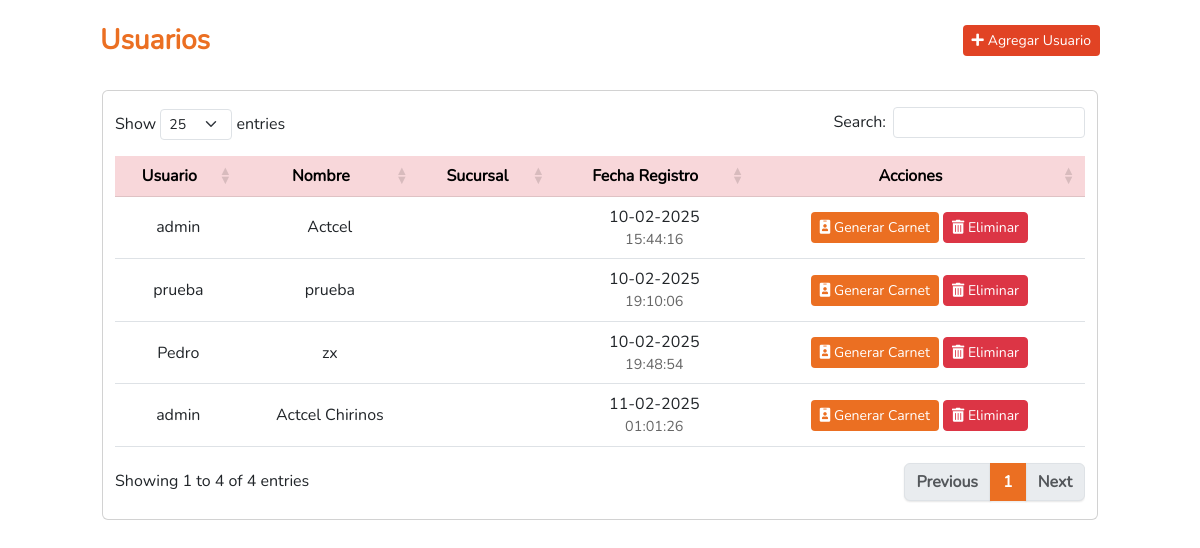
Before: / with the older database file.
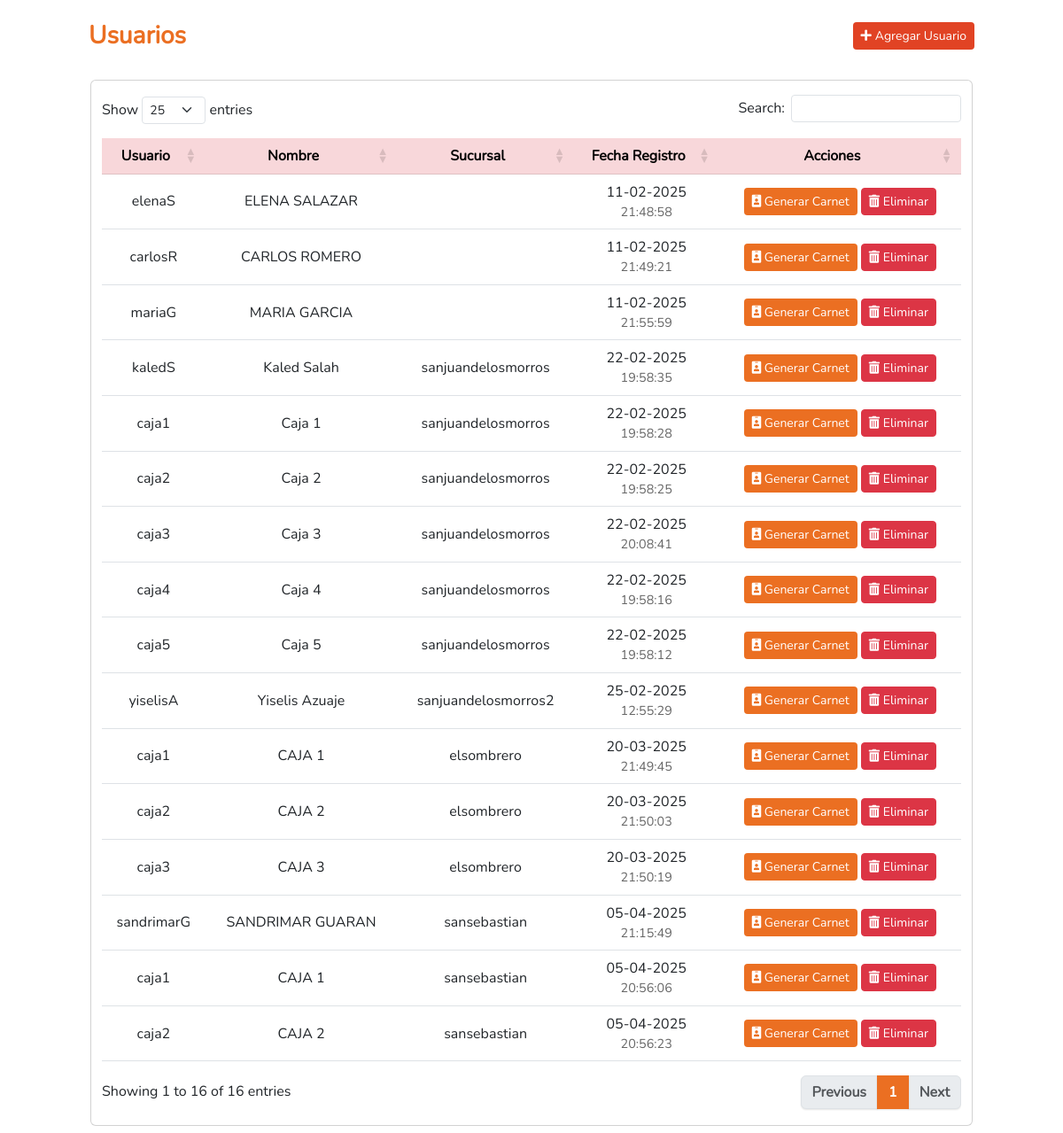
After: the same page with the newer database file.
### tables this page shows
CREATE TABLE `usuarios` (
  `id` int(11) NOT NULL,
  `nombre` varchar(100) NOT NULL,
  `usuario` varchar(50) NOT NULL,
  `password` varchar(20) NOT NULL,
  `cargo` varchar(50) NOT NULL,
  `sucursal` varchar(50) NOT NULL,
  `fecha_creacion` timestamp NOT NULL DEFAULT current_timestamp() ON UPDATE current_timestamp()
);

### crud_user.php (called while the page is built, shortened)
<?php
    $objeto = new Conexion();
    $conexion = $objeto->Conectar();
    $read_users = $conexion->prepare("SELECT * FROM usuarios");
    $read_users->execute();
    $lista_usuarios = $read_users->fetchAll(PDO::FETCH_ASSOC);
?>

### index.php (the view, shortened to what this page needs)
<?php
include("crud_user.php");
include("header.php");
?>
<section class="col-md-10 mx-auto my-4">
    <div class="d-flex flex-column flex-md-row justify-content-between align-items-center ml-3">
        <h2 class="mb-4 mb-md-0 h3 text-center fw-bold text-arabito">Usuarios</h2>
        <a href="create_user.php" class="btn btn-agregar btn-sm info" tabindex="1"><i class="fa fa-plus me-1"></i>Agregar Usuario</a>
    </div>
</section>
<section class="content">
    <div class="row">
        <div class="col-md-10 mx-auto">
            <div class="card my-2">
                <div class="container-fluid my-3">
                    <div class="table-responsive">
                        <table id="table" class="table table-hover nowrap custom-table" cellspacing="0" style="width:100%">
                            <thead class="table-danger">
                                <tr>
                                    <th class="text-center">Usuario</th>
                                    <th class="text-center">Nombre</th>
                                    <th class="text-center">Sucursal</th>
                                    <th class="text-center">Fecha Registro</th>
                                    <th class="text-center">Acciones</th>
                                </tr>
                            </thead>
                            <tbody>
                                <?php foreach ($lista_usuarios as $usuario): ?>
                                    <?php
                                        $fecha = date('d-m-Y', strtotime($usuario['fecha_creacion']));
                                        $hora = date('H:i:s', strtotime($usuario['fecha_creacion']));
                                    ?>
                                    <tr class='text-center tr_edit' data-href="update_user.php?id_usuario=<?= $usuario['id'] ?>">
                                        <td style="vertical-align: middle;"> <?= $usuario['usuario'] ?> </td>
                                        <td style="vertical-align: middle;"> <?= $usuario['nombre'] ?> </td>
                                        <td style="vertical-align: middle;"> <?= $usuario['sucursal'] ?> </td>
                                        <td style="vertical-align: middle;">
                                            <div><?= $fecha ?></div>
                                            <div class="hora"><?= $hora ?></div>
                                        </td>
                                        <td style="vertical-align: middle;">
                                            <button class="btn btn-arabito btn-sm btn-barcode"
                                                    data-usuario="<?= $usuario['usuario'] ?>"
                                                    data-password="<?= $usuario['password'] ?>"
                                                    data-nombre="<?= $usuario['nombre'] ?>"
                                                    data-cargo="<?= $usuario['cargo'] ?>">
                                                <i class="fas fa-id-badge"></i> Generar Carnet
                                            </button>
                                            <a class="btn btn-danger btn-sm" href="javascript:eliminar(<?= $usuario['id'] ?>);" role="button">
                                                <i class="fas fa-trash-alt"></i> Eliminar
                                            </a>
                                        </td>
                                    </tr>
                                <?php endforeach; ?>
                            </tbody>
                        </table>
                    </div>
                </div>
            </div>
        </div>
    </div>
</section>
<?php include("footer.php") ?>

### header.php (shortened to what this page needs)
<!DOCTYPE html>
<html lang="en">
    <head>
        <link rel="stylesheet" href="plugins/bootstrap/css/bootstrap.min.css">
        <link rel="stylesheet" type="text/css" href="plugins/fontawesome/css/all.min.css">
        <link rel="stylesheet" href="plugins/datatable/bootstrap.min.css">
        <link rel="stylesheet" href="plugins/datatable/dataTables.bootstrap5.min.css">
        <link rel="stylesheet" href="plugins/datatable/responsive.bootstrap5.min.css">
        <link rel="stylesheet" href="css/style.css">
    </head>
<body>

### footer.php (shortened to what this page needs)
</body>
</html>

### css/style.css (style rules this page uses)
.text-arabito { color: #eb6f22; }
.btn-arabito { background-color: #eb6f22 !important; color: #fff; }
.btn-agregar { background-color: #e14324 !important; color: #fff !important; }
.tr_edit { cursor: pointer; }
.hora { font-size: 0.9em; color: #666; }
body { font-family: 'Nunito', sans-serif; margin: 0; padding: 0; }

Changed rows visible on the page:
removed usuarios: usuario "admin", nombre "Actcel", fecha_creacion "10-02-2025", fecha_creacion "15:44:16"
removed usuarios: usuario "prueba", nombre "prueba", fecha_creacion "10-02-2025", fecha_creacion "19:10:06"
removed usuarios: usuario "Pedro", nombre "zx", fecha_creacion "10-02-2025", fecha_creacion "19:48:54"
removed usuarios: usuario "admin", nombre "Actcel Chirinos", fecha_creacion "11-02-2025", fecha_creacion "01:01:26"
added usuarios: usuario "elenaS", nombre "ELENA SALAZAR", fecha_creacion "11-02-2025", fecha_creacion "21:48:58"
added usuarios: usuario "carlosR", nombre "CARLOS ROMERO", fecha_creacion "11-02-2025", fecha_creacion "21:49:21"
added usuarios: usuario "mariaG", nombre "MARIA GARCIA", fecha_creacion "11-02-2025", fecha_creacion "21:55:59"
added usuarios: usuario "kaledS", nombre "Kaled Salah", sucursal "sanjuandelosmorros", fecha_creacion "22-02-2025", fecha_creacion "19:58:35"
added usuarios: usuario "caja1", nombre "Caja 1", sucursal "sanjuandelosmorros", fecha_creacion "22-02-2025", fecha_creacion "19:58:28"
added usuarios: usuario "caja2", nombre "Caja 2", sucursal "sanjuandelosmorros", fecha_creacion "22-02-2025", fecha_creacion "19:58:25"
added usuarios: usuario "caja3", nombre "Caja 3", sucursal "sanjuandelosmorros", fecha_creacion "22-02-2025", fecha_creacion "20:08:41"
added usuarios: usuario "caja4", nombre "Caja 4", sucursal "sanjuandelosmorros", fecha_creacion "22-02-2025", fecha_creacion "19:58:16"
added usuarios: usuario "caja5", nombre "Caja 5", sucursal "sanjuandelosmorros", fecha_creacion "22-02-2025", fecha_creacion "19:58:12"
added usuarios: usuario "yiselisA", nombre "Yiselis Azuaje", sucursal "sanjuandelosmorros2", fecha_creacion "25-02-2025", fecha_creacion "12:55:29"
added usuarios: usuario "caja1", nombre "CAJA 1", sucursal "elsombrero", fecha_creacion "20-03-2025", fecha_creacion "21:49:45"
added usuarios: usuario "caja2", nombre "CAJA 2", sucursal "elsombrero", fecha_creacion "20-03-2025", fecha_creacion "21:50:03"
added usuarios: usuario "caja3", nombre "CAJA 3", sucursal "elsombrero", fecha_creacion "20-03-2025", fecha_creacion "21:50:19"
added usuarios: usuario "sandrimarG", nombre "SANDRIMAR GUARAN", sucursal "sansebastian", fecha_creacion "05-04-2025", fecha_creacion "21:15:49"
added usuarios: usuario "caja1", nombre "CAJA 1", sucursal "sansebastian", fecha_creacion "05-04-2025", fecha_creacion "20:56:06"
added usuarios: usuario "caja2", nombre "CAJA 2", sucursal "sansebastian", fecha_creacion "05-04-2025", fecha_creacion "20:56:23"
Other visible differences:
text written by a page script: "Show entries Search: Showing 1 to 4 of 4 entries Previous 1 Next" → "Show entries Search: Showing 1 to 16 of 16 entries Previous 1 Next"
